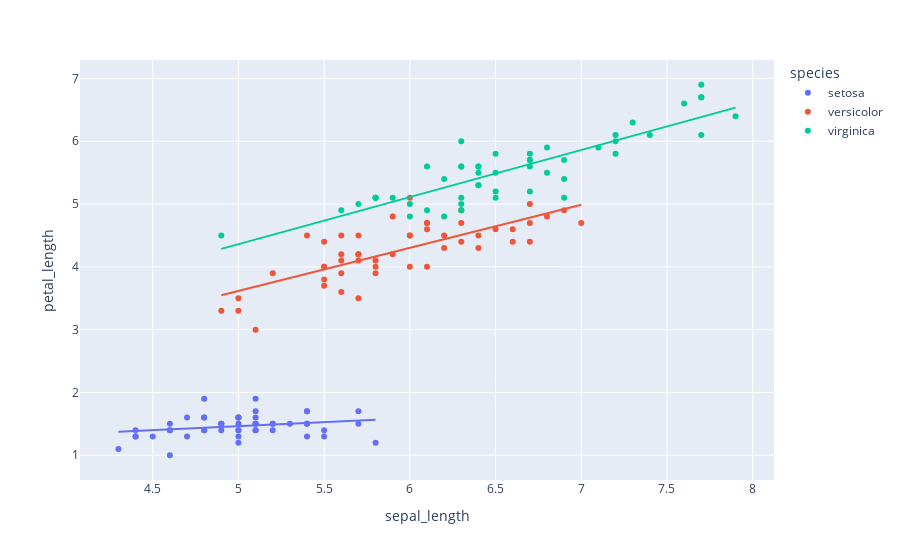

The notebook cell this image was saved under:
### Code cell
# trendline='ols' - отрисовка линий тренда на графике ('ols' - для линейного тренда)
px.scatter(data_frame = iris_df, x = 'sepal_length', y = 'petal_length', color = 'species', trendline='ols')

### Figure 1 — Plotly figure (JSON) as saved in the notebook; plotly's stock layout.template omitted (floating-point values rounded to 4 significant figures)
{"data": [{"hovertemplate": "species=setosa<br>sepal_length=%{x}<br>petal_length=%{y}<extra></extra>", "legendgroup": "setosa", "marker": {"color": "#636efa", "symbol": "circle"}, "mode": "markers", "name": "setosa", "orientation": "v", "showlegend": true, "type": "scatter", "x": [5.1, 4.9, 4.7, 4.6, 5, 5.4, 4.6, 5, 4.4, 4.9, 5.4, 4.8, 4.8, 4.3, 5.8, 5.7, 5.4, 5.1, 5.7, 5.1, 5.4, 5.1, 4.6, 5.1, 4.8, 5, 5, 5.2, 5.2, 4.7, 4.8, 5.4, 5.2, 5.5, 4.9, 5, 5.5, 4.9, 4.4, 5.1, 5, 4.5, 4.4, 5, 5.1, 4.8, 5.1, 4.6, 5.3, 5], "xaxis": "x", "y": [1.4, 1.4, 1.3, 1.5, 1.4, 1.7, 1.4, 1.5, 1.4, 1.5, 1.5, 1.6, 1.4, 1.1, 1.2, 1.5, 1.3, 1.4, 1.7, 1.5, 1.7, 1.5, 1, 1.7, 1.9, 1.6, 1.6, 1.5, 1.4, 1.6, 1.6, 1.5, 1.5, 1.4, 1.5, 1.2, 1.3, 1.5, 1.3, 1.5, 1.3, 1.3, 1.3, 1.6, 1.9, 1.4, 1.6, 1.4, 1.5, 1.4], "yaxis": "y"}, {"hovertemplate": "<b>OLS trendline</b><br>petal_length = 0.129891 * sepal_length + 0.813768<br>R<sup>2</sup>=0.069630<br><br>species=setosa<br>sepal_length=%{x}<br>petal_length=%{y} <b>(trend)</b><extra></extra>", "legendgroup": "setosa", "marker": {"color": "#636efa", "symbol": "circle"}, "mode": "lines", "name": "setosa", "showlegend": false, "type": "scatter", "x": [4.3, 4.4, 4.4, 4.4, 4.5, 4.6, 4.6, 4.6, 4.6, 4.7, 4.7, 4.8, 4.8, 4.8, 4.8, 4.8, 4.9, 4.9, 4.9, 4.9, 5, 5, 5, 5, 5, 5, 5, 5, 5.1, 5.1, 5.1, 5.1, 5.1, 5.1, 5.1, 5.1, 5.2, 5.2, 5.2, 5.3, 5.4, 5.4, 5.4, 5.4, 5.4, 5.5, 5.5, 5.7, 5.7, 5.8], "xaxis": "x", "y": [1.372, 1.385, 1.385, 1.385, 1.398, 1.411, 1.411, 1.411, 1.411, 1.424, 1.424, 1.437, 1.437, 1.437, 1.437, 1.437, 1.45, 1.45, 1.45, 1.45, 1.463, 1.463, 1.463, 1.463, 1.463, 1.463, 1.463, 1.463, 1.476, 1.476, 1.476, 1.476, 1.476, 1.476, 1.476, 1.476, 1.489, 1.489, 1.489, 1.502, 1.515, 1.515, 1.515, 1.515, 1.515, 1.528, 1.528, 1.554, 1.554, 1.567], "yaxis": "y"}, {"hovertemplate": "species=versicolor<br>sepal_length=%{x}<br>petal_length=%{y}<extra></extra>", "legendgroup": "versicolor", "marker": {"color": "#EF553B", "symbol": "circle"}, "mode": "markers", "name": "versicolor", "orientation": "v", "showlegend": true, "type": "scatter", "x": [7, 6.4, 6.9, 5.5, 6.5, 5.7, 6.3, 4.9, 6.6, 5.2, 5, 5.9, 6, 6.1, 5.6, 6.7, 5.6, 5.8, 6.2, 5.6, 5.9, 6.1, 6.3, 6.1, 6.4, 6.6, 6.8, 6.7, 6, 5.7, 5.5, 5.5, 5.8, 6, 5.4, 6, 6.7, 6.3, 5.6, 5.5, 5.5, 6.1, 5.8, 5, 5.6, 5.7, 5.7, 6.2, 5.1, 5.7], "xaxis": "x", "y": [4.7, 4.5, 4.9, 4, 4.6, 4.5, 4.7, 3.3, 4.6, 3.9, 3.5, 4.2, 4, 4.7, 3.6, 4.4, 4.5, 4.1, 4.5, 3.9, 4.8, 4, 4.9, 4.7, 4.3, 4.4, 4.8, 5, 4.5, 3.5, 3.8, 3.7, 3.9, 5.1, 4.5, 4.5, 4.7, 4.4, 4.1, 4, 4.4, 4.6, 4, 3.3, 4.2, 4.2, 4.2, 4.3, 3, 4.1], "yaxis": "y"}, {"hovertemplate": "<b>OLS trendline</b><br>petal_length = 0.68647 * sepal_length + 0.185116<br>R<sup>2</sup>=0.568590<br><br>species=versicolor<br>sepal_length=%{x}<br>petal_length=%{y} <b>(trend)</b><extra></extra>", "legendgroup": "versicolor", "marker": {"color": "#EF553B", "symbol": "circle"}, "mode": "lines", "name": "versicolor", "showlegend": false, "type": "scatter", "x": [4.9, 5, 5, 5.1, 5.2, 5.4, 5.5, 5.5, 5.5, 5.5, 5.5, 5.6, 5.6, 5.6, 5.6, 5.6, 5.7, 5.7, 5.7, 5.7, 5.7, 5.8, 5.8, 5.8, 5.9, 5.9, 6, 6, 6, 6, 6.1, 6.1, 6.1, 6.1, 6.2, 6.2, 6.3, 6.3, 6.3, 6.4, 6.4, 6.5, 6.6, 6.6, 6.7, 6.7, 6.7, 6.8, 6.9, 7], "xaxis": "x", "y": [3.549, 3.617, 3.617, 3.686, 3.755, 3.892, 3.961, 3.961, 3.961, 3.961, 3.961, 4.029, 4.029, 4.029, 4.029, 4.029, 4.098, 4.098, 4.098, 4.098, 4.098, 4.167, 4.167, 4.167, 4.235, 4.235, 4.304, 4.304, 4.304, 4.304, 4.373, 4.373, 4.373, 4.373, 4.441, 4.441, 4.51, 4.51, 4.51, 4.579, 4.579, 4.647, 4.716, 4.716, 4.784, 4.784, 4.784, 4.853, 4.922, 4.99], "yaxis": "y"}, {"hovertemplate": "species=virginica<br>sepal_length=%{x}<br>petal_length=%{y}<extra></extra>", "legendgroup": "virginica", "marker": {"color": "#00cc96", "symbol": "circle"}, "mode": "markers", "name": "virginica", "orientation": "v", "showlegend": true, "type": "scatter", "x": [6.3, 5.8, 7.1, 6.3, 6.5, 7.6, 4.9, 7.3, 6.7, 7.2, 6.5, 6.4, 6.8, 5.7, 5.8, 6.4, 6.5, 7.7, 7.7, 6, 6.9, 5.6, 7.7, 6.3, 6.7, 7.2, 6.2, 6.1, 6.4, 7.2, 7.4, 7.9, 6.4, 6.3, 6.1, 7.7, 6.3, 6.4, 6, 6.9, 6.7, 6.9, 5.8, 6.8, 6.7, 6.7, 6.3, 6.5, 6.2, 5.9], "xaxis": "x", "y": [6, 5.1, 5.9, 5.6, 5.8, 6.6, 4.5, 6.3, 5.8, 6.1, 5.1, 5.3, 5.5, 5, 5.1, 5.3, 5.5, 6.7, 6.9, 5, 5.7, 4.9, 6.7, 4.9, 5.7, 6, 4.8, 4.9, 5.6, 5.8, 6.1, 6.4, 5.6, 5.1, 5.6, 6.1, 5.6, 5.5, 4.8, 5.4, 5.6, 5.1, 5.1, 5.9, 5.7, 5.2, 5, 5.2, 5.4, 5.1], "yaxis": "y"}, {"hovertemplate": "<b>OLS trendline</b><br>petal_length = 0.750081 * sepal_length + 0.610468<br>R<sup>2</sup>=0.746884<br><br>species=virginica<br>sepal_length=%{x}<br>petal_length=%{y} <b>(trend)</b><extra></extra>", "legendgroup": "virginica", "marker": {"color": "#00cc96", "symbol": "circle"}, "mode": "lines", "name": "virginica", "showlegend": false, "type": "scatter", "x": [4.9, 5.6, 5.7, 5.8, 5.8, 5.8, 5.9, 6, 6, 6.1, 6.1, 6.2, 6.2, 6.3, 6.3, 6.3, 6.3, 6.3, 6.3, 6.4, 6.4, 6.4, 6.4, 6.4, 6.5, 6.5, 6.5, 6.5, 6.7, 6.7, 6.7, 6.7, 6.7, 6.8, 6.8, 6.9, 6.9, 6.9, 7.1, 7.2, 7.2, 7.2, 7.3, 7.4, 7.6, 7.7, 7.7, 7.7, 7.7, 7.9], "xaxis": "x", "y": [4.286, 4.811, 4.886, 4.961, 4.961, 4.961, 5.036, 5.111, 5.111, 5.186, 5.186, 5.261, 5.261, 5.336, 5.336, 5.336, 5.336, 5.336, 5.336, 5.411, 5.411, 5.411, 5.411, 5.411, 5.486, 5.486, 5.486, 5.486, 5.636, 5.636, 5.636, 5.636, 5.636, 5.711, 5.711, 5.786, 5.786, 5.786, 5.936, 6.011, 6.011, 6.011, 6.086, 6.161, 6.311, 6.386, 6.386, 6.386, 6.386, 6.536], "yaxis": "y"}], "layout": {"legend": {"title": {"text": "species"}, "tracegroupgap": 0}, "margin": {"t": 60}, "xaxis": {"anchor": "y", "domain": [0, 1], "title": {"text": "sepal_length"}}, "yaxis": {"anchor": "x", "domain": [0, 1], "title": {"text": "petal_length"}}}}
